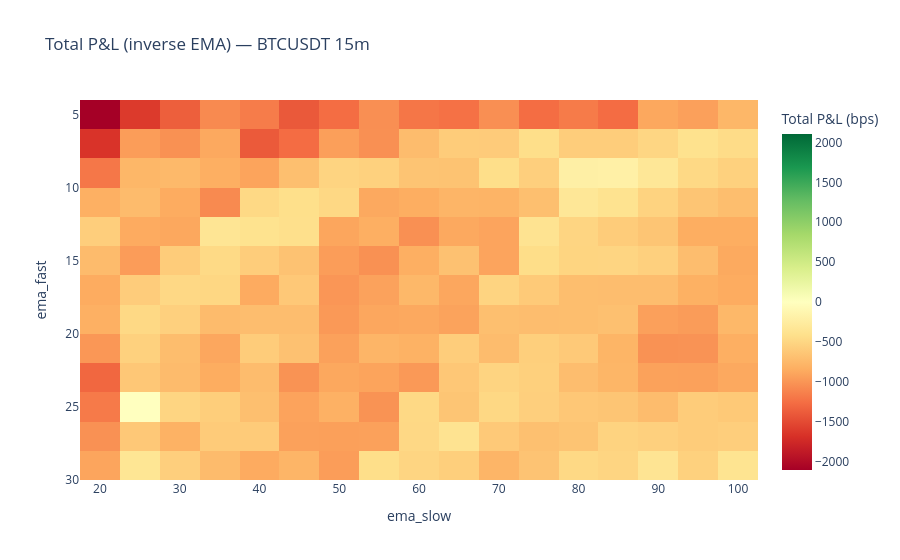

This figure's notebook cell:
### Code cell
grid = results.pivot(index="ema_fast", columns="ema_slow", values="total_pnl_bps")
fig = px.imshow(
    grid,
    color_continuous_scale="RdYlGn",
    color_continuous_midpoint=0,
    aspect="auto",
    labels=dict(x="ema_slow", y="ema_fast", color="Total P&L (bps)"),
    title=f"Total P&L (inverse EMA) — {SYMBOL} {INTERVAL}m",
)
fig.show()

### Figure 1 — Plotly figure (JSON) as saved in the notebook; plotly's stock layout.template omitted (floating-point values rounded to 4 significant figures; data arrays with more than 128 entries replaced by an {"elided": "..."} marker saying what was removed)
{"data": [{"coloraxis": "coloraxis", "hovertemplate": "ema_slow: %{x}<br>ema_fast: %{y}<br>Total P&L (bps): %{z}<extra></extra>", "name": "0", "type": "heatmap", "x": [20, 25, 30, 35, 40, 45, 50, 55, 60, 65, 70, 75, 80, 85, 90, 95, 100], "xaxis": "x", "y": [5, 7, 9, 11, 13, 15, 17, 19, 21, 23, 25, 27, 29], "yaxis": "y", "z": {"elided": "13x17 float values"}}], "layout": {"coloraxis": {"cmid": 0, "colorbar": {"title": {"text": "Total P&L (bps)"}}, "colorscale": [[0, "rgb(165,0,38)"], [0.1, "rgb(215,48,39)"], [0.2, "rgb(244,109,67)"], [0.3, "rgb(253,174,97)"], [0.4, "rgb(254,224,139)"], [0.5, "rgb(255,255,191)"], [0.6, "rgb(217,239,139)"], [0.7, "rgb(166,217,106)"], [0.8, "rgb(102,189,99)"], [0.9, "rgb(26,152,80)"], [1, "rgb(0,104,55)"]]}, "title": {"text": "Total P&L (inverse EMA) — BTCUSDT 15m"}, "xaxis": {"anchor": "y", "domain": [0, 1], "title": {"text": "ema_slow"}}, "yaxis": {"anchor": "x", "autorange": "reversed", "domain": [0, 1], "title": {"text": "ema_fast"}}}}
